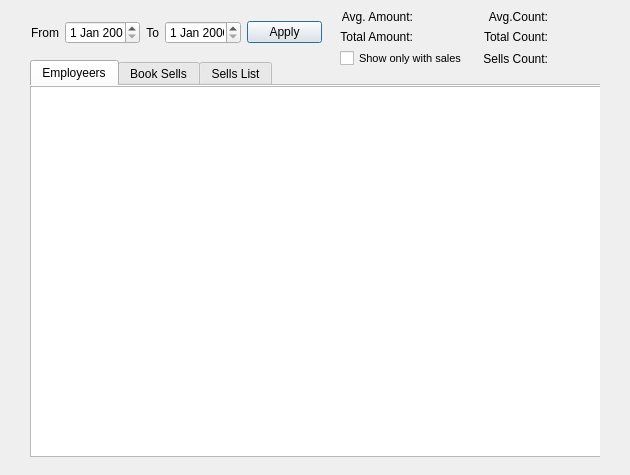
<?xml version="1.0" encoding="UTF-8"?>
<ui version="4.0">
 <class>statistics_form</class>
 <widget class="QDialog" name="statistics_form">
  <property name="geometry">
   <rect>
    <x>0</x>
    <y>0</y>
    <width>630</width>
    <height>475</height>
   </rect>
  </property>
  <property name="minimumSize">
   <size>
    <width>630</width>
    <height>475</height>
   </size>
  </property>
  <property name="maximumSize">
   <size>
    <width>630</width>
    <height>475</height>
   </size>
  </property>
  <property name="windowTitle">
   <string>Dialog</string>
  </property>
  <widget class="QWidget" name="horizontalLayoutWidget">
   <property name="geometry">
    <rect>
     <x>31</x>
     <y>20</y>
     <width>291</width>
     <height>25</height>
    </rect>
   </property>
   <layout class="QHBoxLayout" name="horizontalLayout">
    <item>
     <widget class="QLabel" name="labelFrom">
      <property name="text">
       <string>From</string>
      </property>
      <property name="alignment">
       <set>Qt::AlignRight|Qt::AlignTrailing|Qt::AlignVCenter</set>
      </property>
     </widget>
    </item>
    <item>
     <widget class="QDateEdit" name="dateEditFrom"/>
    </item>
    <item>
     <widget class="QLabel" name="labelTo">
      <property name="text">
       <string>To</string>
      </property>
      <property name="alignment">
       <set>Qt::AlignRight|Qt::AlignTrailing|Qt::AlignVCenter</set>
      </property>
     </widget>
    </item>
    <item>
     <widget class="QDateEdit" name="dateTEdito"/>
    </item>
    <item>
     <widget class="QPushButton" name="bttn_Apply">
      <property name="text">
       <string>Apply</string>
      </property>
     </widget>
    </item>
   </layout>
  </widget>
  <widget class="QTabWidget" name="tabWidget">
   <property name="geometry">
    <rect>
     <x>30</x>
     <y>60</y>
     <width>570</width>
     <height>401</height>
    </rect>
   </property>
   <property name="tabShape">
    <enum>QTabWidget::Rounded</enum>
   </property>
   <property name="currentIndex">
    <number>0</number>
   </property>
   <property name="documentMode">
    <bool>true</bool>
   </property>
   <property name="tabsClosable">
    <bool>false</bool>
   </property>
   <property name="movable">
    <bool>false</bool>
   </property>
   <property name="tabBarAutoHide">
    <bool>false</bool>
   </property>
   <widget class="QWidget" name="tab_empls">
    <attribute name="title">
     <string>Employeers</string>
    </attribute>
    <widget class="QTableView" name="tableView_empls">
     <property name="geometry">
      <rect>
       <x>0</x>
       <y>0</y>
       <width>571</width>
       <height>371</height>
      </rect>
     </property>
    </widget>
   </widget>
   <widget class="QWidget" name="tab_bookSells">
    <attribute name="title">
     <string>Book Sells</string>
    </attribute>
    <widget class="QTableView" name="tableView_bookSells">
     <property name="geometry">
      <rect>
       <x>0</x>
       <y>0</y>
       <width>571</width>
       <height>371</height>
      </rect>
     </property>
    </widget>
   </widget>
   <widget class="QWidget" name="tab_page">
    <attribute name="title">
     <string>Sells List</string>
    </attribute>
    <widget class="QTableView" name="tableView_sells">
     <property name="geometry">
      <rect>
       <x>0</x>
       <y>0</y>
       <width>571</width>
       <height>371</height>
      </rect>
     </property>
    </widget>
   </widget>
  </widget>
  <widget class="QWidget" name="gridLayoutWidget">
   <property name="geometry">
    <rect>
     <x>340</x>
     <y>10</y>
     <width>271</width>
     <height>57</height>
    </rect>
   </property>
   <layout class="QGridLayout" name="gridLayout">
    <item row="1" column="1">
     <widget class="QLabel" name="label_AvgAmount">
      <property name="text">
       <string/>
      </property>
      <property name="alignment">
       <set>Qt::AlignLeading|Qt::AlignLeft|Qt::AlignVCenter</set>
      </property>
     </widget>
    </item>
    <item row="1" column="0">
     <widget class="QLabel" name="label">
      <property name="text">
       <string>Avg. Amount:</string>
      </property>
      <property name="alignment">
       <set>Qt::AlignRight|Qt::AlignTrailing|Qt::AlignVCenter</set>
      </property>
     </widget>
    </item>
    <item row="2" column="2">
     <widget class="QLabel" name="label_4">
      <property name="text">
       <string>Total Count:</string>
      </property>
      <property name="alignment">
       <set>Qt::AlignRight|Qt::AlignTrailing|Qt::AlignVCenter</set>
      </property>
     </widget>
    </item>
    <item row="1" column="2">
     <widget class="QLabel" name="label_3">
      <property name="text">
       <string>Avg.Count:</string>
      </property>
      <property name="alignment">
       <set>Qt::AlignRight|Qt::AlignTrailing|Qt::AlignVCenter</set>
      </property>
     </widget>
    </item>
    <item row="2" column="0">
     <widget class="QLabel" name="label_2">
      <property name="text">
       <string>Total Amount:</string>
      </property>
      <property name="alignment">
       <set>Qt::AlignRight|Qt::AlignTrailing|Qt::AlignVCenter</set>
      </property>
     </widget>
    </item>
    <item row="2" column="1">
     <widget class="QLabel" name="label_FullAmount">
      <property name="text">
       <string/>
      </property>
     </widget>
    </item>
    <item row="1" column="3">
     <widget class="QLabel" name="label_AvgCount">
      <property name="text">
       <string/>
      </property>
     </widget>
    </item>
    <item row="2" column="3">
     <widget class="QLabel" name="label_FullCount">
      <property name="text">
       <string/>
      </property>
     </widget>
    </item>
    <item row="3" column="3">
     <widget class="QLabel" name="label_SellsCount">
      <property name="text">
       <string/>
      </property>
     </widget>
    </item>
    <item row="3" column="2">
     <widget class="QLabel" name="label_6">
      <property name="text">
       <string>Sells Count:</string>
      </property>
      <property name="alignment">
       <set>Qt::AlignRight|Qt::AlignTrailing|Qt::AlignVCenter</set>
      </property>
     </widget>
    </item>
    <item row="3" column="0" colspan="2">
     <widget class="QCheckBox" name="checkBox_showEmptys">
      <property name="font">
       <font>
        <pointsize>8</pointsize>
       </font>
      </property>
      <property name="text">
       <string>Show only with sales</string>
      </property>
     </widget>
    </item>
   </layout>
  </widget>
 </widget>
 <resources/>
 <connections/>
</ui>
